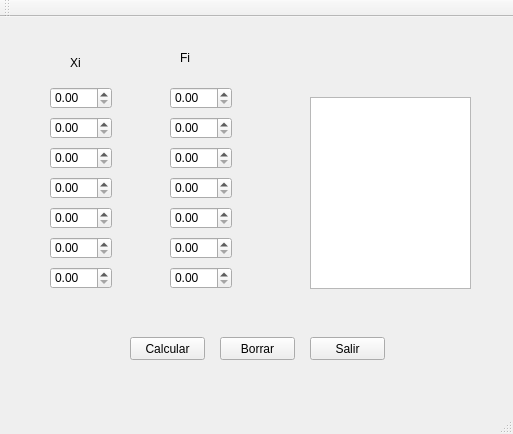
<?xml version="1.0" encoding="UTF-8"?>
<ui version="4.0">
 <class>MainWindow</class>
 <widget class="QMainWindow" name="MainWindow">
  <property name="geometry">
   <rect>
    <x>0</x>
    <y>0</y>
    <width>513</width>
    <height>434</height>
   </rect>
  </property>
  <property name="windowTitle">
   <string>MainWindow</string>
  </property>
  <widget class="QWidget" name="centralWidget">
   <widget class="QPushButton" name="Calcular">
    <property name="geometry">
     <rect>
      <x>130</x>
      <y>320</y>
      <width>75</width>
      <height>23</height>
     </rect>
    </property>
    <property name="text">
     <string>Calcular</string>
    </property>
   </widget>
   <widget class="QPushButton" name="Borrar">
    <property name="geometry">
     <rect>
      <x>220</x>
      <y>320</y>
      <width>75</width>
      <height>23</height>
     </rect>
    </property>
    <property name="text">
     <string>Borrar</string>
    </property>
   </widget>
   <widget class="QPushButton" name="Salir">
    <property name="geometry">
     <rect>
      <x>310</x>
      <y>320</y>
      <width>75</width>
      <height>23</height>
     </rect>
    </property>
    <property name="text">
     <string>Salir</string>
    </property>
   </widget>
   <widget class="QDoubleSpinBox" name="x1">
    <property name="geometry">
     <rect>
      <x>50</x>
      <y>70</y>
      <width>62</width>
      <height>22</height>
     </rect>
    </property>
   </widget>
   <widget class="QDoubleSpinBox" name="x2">
    <property name="geometry">
     <rect>
      <x>50</x>
      <y>100</y>
      <width>62</width>
      <height>22</height>
     </rect>
    </property>
   </widget>
   <widget class="QDoubleSpinBox" name="x3">
    <property name="geometry">
     <rect>
      <x>50</x>
      <y>130</y>
      <width>62</width>
      <height>22</height>
     </rect>
    </property>
   </widget>
   <widget class="QDoubleSpinBox" name="x4">
    <property name="geometry">
     <rect>
      <x>50</x>
      <y>160</y>
      <width>62</width>
      <height>22</height>
     </rect>
    </property>
   </widget>
   <widget class="QDoubleSpinBox" name="x5">
    <property name="geometry">
     <rect>
      <x>50</x>
      <y>190</y>
      <width>62</width>
      <height>22</height>
     </rect>
    </property>
   </widget>
   <widget class="QDoubleSpinBox" name="x6">
    <property name="geometry">
     <rect>
      <x>50</x>
      <y>220</y>
      <width>62</width>
      <height>22</height>
     </rect>
    </property>
   </widget>
   <widget class="QDoubleSpinBox" name="x7">
    <property name="geometry">
     <rect>
      <x>50</x>
      <y>250</y>
      <width>62</width>
      <height>22</height>
     </rect>
    </property>
   </widget>
   <widget class="QDoubleSpinBox" name="f1">
    <property name="geometry">
     <rect>
      <x>170</x>
      <y>70</y>
      <width>62</width>
      <height>22</height>
     </rect>
    </property>
   </widget>
   <widget class="QDoubleSpinBox" name="f2">
    <property name="geometry">
     <rect>
      <x>170</x>
      <y>100</y>
      <width>62</width>
      <height>22</height>
     </rect>
    </property>
   </widget>
   <widget class="QDoubleSpinBox" name="f3">
    <property name="geometry">
     <rect>
      <x>170</x>
      <y>130</y>
      <width>62</width>
      <height>22</height>
     </rect>
    </property>
   </widget>
   <widget class="QDoubleSpinBox" name="f4">
    <property name="geometry">
     <rect>
      <x>170</x>
      <y>160</y>
      <width>62</width>
      <height>22</height>
     </rect>
    </property>
   </widget>
   <widget class="QDoubleSpinBox" name="f5">
    <property name="geometry">
     <rect>
      <x>170</x>
      <y>190</y>
      <width>62</width>
      <height>22</height>
     </rect>
    </property>
   </widget>
   <widget class="QDoubleSpinBox" name="f6">
    <property name="geometry">
     <rect>
      <x>170</x>
      <y>220</y>
      <width>62</width>
      <height>22</height>
     </rect>
    </property>
   </widget>
   <widget class="QDoubleSpinBox" name="f7">
    <property name="geometry">
     <rect>
      <x>170</x>
      <y>250</y>
      <width>62</width>
      <height>22</height>
     </rect>
    </property>
   </widget>
   <widget class="QLabel" name="label">
    <property name="geometry">
     <rect>
      <x>70</x>
      <y>30</y>
      <width>21</width>
      <height>31</height>
     </rect>
    </property>
    <property name="text">
     <string>Xi</string>
    </property>
   </widget>
   <widget class="QLabel" name="label_2">
    <property name="geometry">
     <rect>
      <x>180</x>
      <y>30</y>
      <width>21</width>
      <height>21</height>
     </rect>
    </property>
    <property name="text">
     <string>Fi</string>
    </property>
   </widget>
   <widget class="QTextBrowser" name="texto">
    <property name="geometry">
     <rect>
      <x>310</x>
      <y>80</y>
      <width>161</width>
      <height>192</height>
     </rect>
    </property>
   </widget>
  </widget>
  <widget class="QMenuBar" name="menuBar">
   <property name="geometry">
    <rect>
     <x>0</x>
     <y>0</y>
     <width>513</width>
     <height>21</height>
    </rect>
   </property>
  </widget>
  <widget class="QToolBar" name="mainToolBar">
   <attribute name="toolBarArea">
    <enum>TopToolBarArea</enum>
   </attribute>
   <attribute name="toolBarBreak">
    <bool>false</bool>
   </attribute>
  </widget>
  <widget class="QStatusBar" name="statusBar"/>
 </widget>
 <layoutdefault spacing="6" margin="11"/>
 <resources/>
 <connections/>
</ui>
